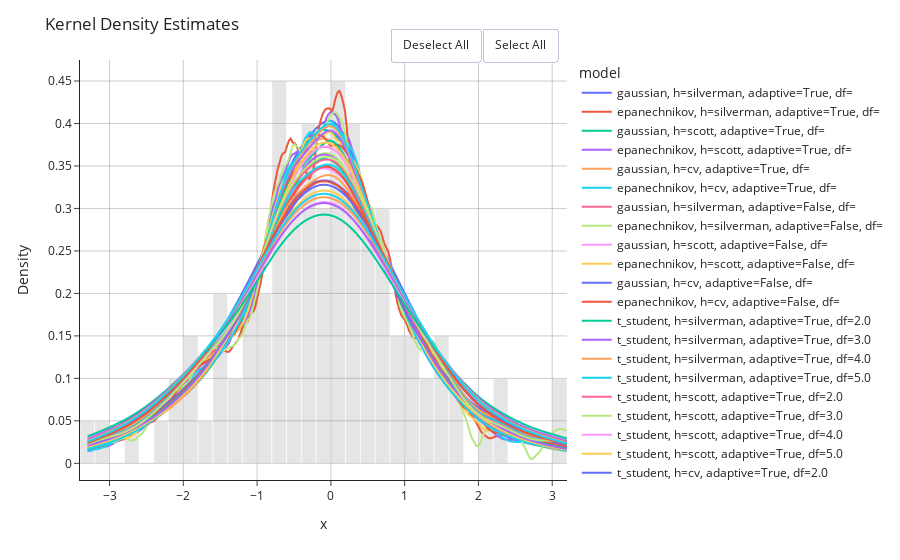

Notebook cell for this chart:
### Code cell
fig = px.line(
    df,
    x="x",
    y="density",
    color="model"
)

fig.update_layout(
    title="Kernel Density Estimates",
    xaxis_title="x",
    yaxis_title="Density",
    legend=dict(x=1.02, y=1),
    margin=dict(r=200),
    template="simple_white"
)

# Histogram
fig.add_trace(
    go.Histogram(
        x=t_samples,
        nbinsx=50,
        histnorm="probability density",
        marker=dict(color="gray"),
        opacity=0.2,
        name="Histogram"
    )
)

fig.update_xaxes(showgrid=True, gridwidth=1, gridcolor="rgba(0,0,0,0.2)")
fig.update_yaxes(showgrid=True, gridwidth=1, gridcolor="rgba(0,0,0,0.2)")

px_select_menu(fig)

fig.show()

### Figure 1 — Plotly figure (JSON) as saved in the notebook; plotly's stock layout.template omitted (floating-point values rounded to 4 significant figures; data arrays with more than 128 entries replaced by an {"elided": "..."} marker saying what was removed)
{"data": [{"hovertemplate": "model=gaussian, h=silverman, adaptive=True, df=<br>x=%{x}<br>density=%{y}<extra></extra>", "legendgroup": "gaussian, h=silverman, adaptive=True, df=", "line": {"color": "#636efa", "dash": "solid"}, "marker": {"symbol": "circle"}, "mode": "lines", "name": "gaussian, h=silverman, adaptive=True, df=", "showlegend": true, "type": "scattergl", "x": {"elided": "256 float values"}, "xaxis": "x", "y": {"elided": "256 float values"}, "yaxis": "y"}, {"hovertemplate": "model=epanechnikov, h=silverman, adaptive=True, df=<br>x=%{x}<br>density=%{y}<extra></extra>", "legendgroup": "epanechnikov, h=silverman, adaptive=True, df=", "line": {"color": "#EF553B", "dash": "solid"}, "marker": {"symbol": "circle"}, "mode": "lines", "name": "epanechnikov, h=silverman, adaptive=True, df=", "showlegend": true, "type": "scattergl", "x": {"elided": "256 float values"}, "xaxis": "x", "y": {"elided": "256 float values"}, "yaxis": "y"}, {"hovertemplate": "model=gaussian, h=scott, adaptive=True, df=<br>x=%{x}<br>density=%{y}<extra></extra>", "legendgroup": "gaussian, h=scott, adaptive=True, df=", "line": {"color": "#00cc96", "dash": "solid"}, "marker": {"symbol": "circle"}, "mode": "lines", "name": "gaussian, h=scott, adaptive=True, df=", "showlegend": true, "type": "scattergl", "x": {"elided": "256 float values"}, "xaxis": "x", "y": {"elided": "256 float values"}, "yaxis": "y"}, {"hovertemplate": "model=epanechnikov, h=scott, adaptive=True, df=<br>x=%{x}<br>density=%{y}<extra></extra>", "legendgroup": "epanechnikov, h=scott, adaptive=True, df=", "line": {"color": "#ab63fa", "dash": "solid"}, "marker": {"symbol": "circle"}, "mode": "lines", "name": "epanechnikov, h=scott, adaptive=True, df=", "showlegend": true, "type": "scattergl", "x": {"elided": "256 float values"}, "xaxis": "x", "y": {"elided": "256 float values"}, "yaxis": "y"}, {"hovertemplate": "model=gaussian, h=cv, adaptive=True, df=<br>x=%{x}<br>density=%{y}<extra></extra>", "legendgroup": "gaussian, h=cv, adaptive=True, df=", "line": {"color": "#FFA15A", "dash": "solid"}, "marker": {"symbol": "circle"}, "mode": "lines", "name": "gaussian, h=cv, adaptive=True, df=", "showlegend": true, "type": "scattergl", "x": {"elided": "256 float values"}, "xaxis": "x", "y": {"elided": "256 float values"}, "yaxis": "y"}, {"hovertemplate": "model=epanechnikov, h=cv, adaptive=True, df=<br>x=%{x}<br>density=%{y}<extra></extra>", "legendgroup": "epanechnikov, h=cv, adaptive=True, df=", "line": {"color": "#19d3f3", "dash": "solid"}, "marker": {"symbol": "circle"}, "mode": "lines", "name": "epanechnikov, h=cv, adaptive=True, df=", "showlegend": true, "type": "scattergl", "x": {"elided": "256 float values"}, "xaxis": "x", "y": {"elided": "256 float values"}, "yaxis": "y"}, {"hovertemplate": "model=gaussian, h=silverman, adaptive=False, df=<br>x=%{x}<br>density=%{y}<extra></extra>", "legendgroup": "gaussian, h=silverman, adaptive=False, df=", "line": {"color": "#FF6692", "dash": "solid"}, "marker": {"symbol": "circle"}, "mode": "lines", "name": "gaussian, h=silverman, adaptive=False, df=", "showlegend": true, "type": "scattergl", "x": {"elided": "256 float values"}, "xaxis": "x", "y": {"elided": "256 float values"}, "yaxis": "y"}, {"hovertemplate": "model=epanechnikov, h=silverman, adaptive=False, df=<br>x=%{x}<br>density=%{y}<extra></extra>", "legendgroup": "epanechnikov, h=silverman, adaptive=False, df=", "line": {"color": "#B6E880", "dash": "solid"}, "marker": {"symbol": "circle"}, "mode": "lines", "name": "epanechnikov, h=silverman, adaptive=False, df=", "showlegend": true, "type": "scattergl", "x": {"elided": "256 float values"}, "xaxis": "x", "y": {"elided": "256 float values"}, "yaxis": "y"}, {"hovertemplate": "model=gaussian, h=scott, adaptive=False, df=<br>x=%{x}<br>density=%{y}<extra></extra>", "legendgroup": "gaussian, h=scott, adaptive=False, df=", "line": {"color": "#FF97FF", "dash": "solid"}, "marker": {"symbol": "circle"}, "mode": "lines", "name": "gaussian, h=scott, adaptive=False, df=", "showlegend": true, "type": "scattergl", "x": {"elided": "256 float values"}, "xaxis": "x", "y": {"elided": "256 float values"}, "yaxis": "y"}, {"hovertemplate": "model=epanechnikov, h=scott, adaptive=False, df=<br>x=%{x}<br>density=%{y}<extra></extra>", "legendgroup": "epanechnikov, h=scott, adaptive=False, df=", "line": {"color": "#FECB52", "dash": "solid"}, "marker": {"symbol": "circle"}, "mode": "lines", "name": "epanechnikov, h=scott, adaptive=False, df=", "showlegend": true, "type": "scattergl", "x": {"elided": "256 float values"}, "xaxis": "x", "y": {"elided": "256 float values"}, "yaxis": "y"}, {"hovertemplate": "model=gaussian, h=cv, adaptive=False, df=<br>x=%{x}<br>density=%{y}<extra></extra>", "legendgroup": "gaussian, h=cv, adaptive=False, df=", "line": {"color": "#636efa", "dash": "solid"}, "marker": {"symbol": "circle"}, "mode": "lines", "name": "gaussian, h=cv, adaptive=False, df=", "showlegend": true, "type": "scattergl", "x": {"elided": "256 float values"}, "xaxis": "x", "y": {"elided": "256 float values"}, "yaxis": "y"}, {"hovertemplate": "model=epanechnikov, h=cv, adaptive=False, df=<br>x=%{x}<br>density=%{y}<extra></extra>", "legendgroup": "epanechnikov, h=cv, adaptive=False, df=", "line": {"color": "#EF553B", "dash": "solid"}, "marker": {"symbol": "circle"}, "mode": "lines", "name": "epanechnikov, h=cv, adaptive=False, df=", "showlegend": true, "type": "scattergl", "x": {"elided": "256 float values"}, "xaxis": "x", "y": {"elided": "256 float values"}, "yaxis": "y"}, {"hovertemplate": "model=t_student, h=silverman, adaptive=True, df=2.0<br>x=%{x}<br>density=%{y}<extra></extra>", "legendgroup": "t_student, h=silverman, adaptive=True, df=2.0", "line": {"color": "#00cc96", "dash": "solid"}, "marker": {"symbol": "circle"}, "mode": "lines", "name": "t_student, h=silverman, adaptive=True, df=2.0", "showlegend": true, "type": "scattergl", "x": {"elided": "256 float values"}, "xaxis": "x", "y": {"elided": "256 float values"}, "yaxis": "y"}, {"hovertemplate": "model=t_student, h=silverman, adaptive=True, df=3.0<br>x=%{x}<br>density=%{y}<extra></extra>", "legendgroup": "t_student, h=silverman, adaptive=True, df=3.0", "line": {"color": "#ab63fa", "dash": "solid"}, "marker": {"symbol": "circle"}, "mode": "lines", "name": "t_student, h=silverman, adaptive=True, df=3.0", "showlegend": true, "type": "scattergl", "x": {"elided": "256 float values"}, "xaxis": "x", "y": {"elided": "256 float values"}, "yaxis": "y"}, {"hovertemplate": "model=t_student, h=silverman, adaptive=True, df=4.0<br>x=%{x}<br>density=%{y}<extra></extra>", "legendgroup": "t_student, h=silverman, adaptive=True, df=4.0", "line": {"color": "#FFA15A", "dash": "solid"}, "marker": {"symbol": "circle"}, "mode": "lines", "name": "t_student, h=silverman, adaptive=True, df=4.0", "showlegend": true, "type": "scattergl", "x": {"elided": "256 float values"}, "xaxis": "x", "y": {"elided": "256 float values"}, "yaxis": "y"}, {"hovertemplate": "model=t_student, h=silverman, adaptive=True, df=5.0<br>x=%{x}<br>density=%{y}<extra></extra>", "legendgroup": "t_student, h=silverman, adaptive=True, df=5.0", "line": {"color": "#19d3f3", "dash": "solid"}, "marker": {"symbol": "circle"}, "mode": "lines", "name": "t_student, h=silverman, adaptive=True, df=5.0", "showlegend": true, "type": "scattergl", "x": {"elided": "256 float values"}, "xaxis": "x", "y": {"elided": "256 float values"}, "yaxis": "y"}, {"hovertemplate": "model=t_student, h=scott, adaptive=True, df=2.0<br>x=%{x}<br>density=%{y}<extra></extra>", "legendgroup": "t_student, h=scott, adaptive=True, df=2.0", "line": {"color": "#FF6692", "dash": "solid"}, "marker": {"symbol": "circle"}, "mode": "lines", "name": "t_student, h=scott, adaptive=True, df=2.0", "showlegend": true, "type": "scattergl", "x": {"elided": "256 float values"}, "xaxis": "x", "y": {"elided": "256 float values"}, "yaxis": "y"}, {"hovertemplate": "model=t_student, h=scott, adaptive=True, df=3.0<br>x=%{x}<br>density=%{y}<extra></extra>", "legendgroup": "t_student, h=scott, adaptive=True, df=3.0", "line": {"color": "#B6E880", "dash": "solid"}, "marker": {"symbol": "circle"}, "mode": "lines", "name": "t_student, h=scott, adaptive=True, df=3.0", "showlegend": true, "type": "scattergl", "x": {"elided": "256 float values"}, "xaxis": "x", "y": {"elided": "256 float values"}, "yaxis": "y"}, {"hovertemplate": "model=t_student, h=scott, adaptive=True, df=4.0<br>x=%{x}<br>density=%{y}<extra></extra>", "legendgroup": "t_student, h=scott, adaptive=True, df=4.0", "line": {"color": "#FF97FF", "dash": "solid"}, "marker": {"symbol": "circle"}, "mode": "lines", "name": "t_student, h=scott, adaptive=True, df=4.0", "showlegend": true, "type": "scattergl", "x": {"elided": "256 float values"}, "xaxis": "x", "y": {"elided": "256 float values"}, "yaxis": "y"}, {"hovertemplate": "model=t_student, h=scott, adaptive=True, df=5.0<br>x=%{x}<br>density=%{y}<extra></extra>", "legendgroup": "t_student, h=scott, adaptive=True, df=5.0", "line": {"color": "#FECB52", "dash": "solid"}, "marker": {"symbol": "circle"}, "mode": "lines", "name": "t_student, h=scott, adaptive=True, df=5.0", "showlegend": true, "type": "scattergl", "x": {"elided": "256 float values"}, "xaxis": "x", "y": {"elided": "256 float values"}, "yaxis": "y"}, {"hovertemplate": "model=t_student, h=cv, adaptive=True, df=2.0<br>x=%{x}<br>density=%{y}<extra></extra>", "legendgroup": "t_student, h=cv, adaptive=True, df=2.0", "line": {"color": "#636efa", "dash": "solid"}, "marker": {"symbol": "circle"}, "mode": "lines", "name": "t_student, h=cv, adaptive=True, df=2.0", "showlegend": true, "type": "scattergl", "x": {"elided": "256 float values"}, "xaxis": "x", "y": {"elided": "256 float values"}, "yaxis": "y"}, {"hovertemplate": "model=t_student, h=cv, adaptive=True, df=3.0<br>x=%{x}<br>density=%{y}<extra></extra>", "legendgroup": "t_student, h=cv, adaptive=True, df=3.0", "line": {"color": "#EF553B", "dash": "solid"}, "marker": {"symbol": "circle"}, "mode": "lines", "name": "t_student, h=cv, adaptive=True, df=3.0", "showlegend": true, "type": "scattergl", "x": {"elided": "256 float values"}, "xaxis": "x", "y": {"elided": "256 float values"}, "yaxis": "y"}, {"hovertemplate": "model=t_student, h=cv, adaptive=True, df=4.0<br>x=%{x}<br>density=%{y}<extra></extra>", "legendgroup": "t_student, h=cv, adaptive=True, df=4.0", "line": {"color": "#00cc96", "dash": "solid"}, "marker": {"symbol": "circle"}, "mode": "lines", "name": "t_student, h=cv, adaptive=True, df=4.0", "showlegend": true, "type": "scattergl", "x": {"elided": "256 float values"}, "xaxis": "x", "y": {"elided": "256 float values"}, "yaxis": "y"}, {"hovertemplate": "model=t_student, h=cv, adaptive=True, df=5.0<br>x=%{x}<br>density=%{y}<extra></extra>", "legendgroup": "t_student, h=cv, adaptive=True, df=5.0", "line": {"color": "#ab63fa", "dash": "solid"}, "marker": {"symbol": "circle"}, "mode": "lines", "name": "t_student, h=cv, adaptive=True, df=5.0", "showlegend": true, "type": "scattergl", "x": {"elided": "256 float values"}, "xaxis": "x", "y": {"elided": "256 float values"}, "yaxis": "y"}, {"hovertemplate": "model=t_student, h=silverman, adaptive=False, df=2.0<br>x=%{x}<br>density=%{y}<extra></extra>", "legendgroup": "t_student, h=silverman, adaptive=False, df=2.0", "line": {"color": "#FFA15A", "dash": "solid"}, "marker": {"symbol": "circle"}, "mode": "lines", "name": "t_student, h=silverman, adaptive=False, df=2.0", "showlegend": true, "type": "scattergl", "x": {"elided": "256 float values"}, "xaxis": "x", "y": {"elided": "256 float values"}, "yaxis": "y"}, {"hovertemplate": "model=t_student, h=silverman, adaptive=False, df=3.0<br>x=%{x}<br>density=%{y}<extra></extra>", "legendgroup": "t_student, h=silverman, adaptive=False, df=3.0", "line": {"color": "#19d3f3", "dash": "solid"}, "marker": {"symbol": "circle"}, "mode": "lines", "name": "t_student, h=silverman, adaptive=False, df=3.0", "showlegend": true, "type": "scattergl", "x": {"elided": "256 float values"}, "xaxis": "x", "y": {"elided": "256 float values"}, "yaxis": "y"}, {"hovertemplate": "model=t_student, h=silverman, adaptive=False, df=4.0<br>x=%{x}<br>density=%{y}<extra></extra>", "legendgroup": "t_student, h=silverman, adaptive=False, df=4.0", "line": {"color": "#FF6692", "dash": "solid"}, "marker": {"symbol": "circle"}, "mode": "lines", "name": "t_student, h=silverman, adaptive=False, df=4.0", "showlegend": true, "type": "scattergl", "x": {"elided": "256 float values"}, "xaxis": "x", "y": {"elided": "256 float values"}, "yaxis": "y"}, {"hovertemplate": "model=t_student, h=silverman, adaptive=False, df=5.0<br>x=%{x}<br>density=%{y}<extra></extra>", "legendgroup": "t_student, h=silverman, adaptive=False, df=5.0", "line": {"color": "#B6E880", "dash": "solid"}, "marker": {"symbol": "circle"}, "mode": "lines", "name": "t_student, h=silverman, adaptive=False, df=5.0", "showlegend": true, "type": "scattergl", "x": {"elided": "256 float values"}, "xaxis": "x", "y": {"elided": "256 float values"}, "yaxis": "y"}, {"hovertemplate": "model=t_student, h=scott, adaptive=False, df=2.0<br>x=%{x}<br>density=%{y}<extra></extra>", "legendgroup": "t_student, h=scott, adaptive=False, df=2.0", "line": {"color": "#FF97FF", "dash": "solid"}, "marker": {"symbol": "circle"}, "mode": "lines", "name": "t_student, h=scott, adaptive=False, df=2.0", "showlegend": true, "type": "scattergl", "x": {"elided": "256 float values"}, "xaxis": "x", "y": {"elided": "256 float values"}, "yaxis": "y"}, {"hovertemplate": "model=t_student, h=scott, adaptive=False, df=3.0<br>x=%{x}<br>density=%{y}<extra></extra>", "legendgroup": "t_student, h=scott, adaptive=False, df=3.0", "line": {"color": "#FECB52", "dash": "solid"}, "marker": {"symbol": "circle"}, "mode": "lines", "name": "t_student, h=scott, adaptive=False, df=3.0", "showlegend": true, "type": "scattergl", "x": {"elided": "256 float values"}, "xaxis": "x", "y": {"elided": "256 float values"}, "yaxis": "y"}, {"hovertemplate": "model=t_student, h=scott, adaptive=False, df=4.0<br>x=%{x}<br>density=%{y}<extra></extra>", "legendgroup": "t_student, h=scott, adaptive=False, df=4.0", "line": {"color": "#636efa", "dash": "solid"}, "marker": {"symbol": "circle"}, "mode": "lines", "name": "t_student, h=scott, adaptive=False, df=4.0", "showlegend": true, "type": "scattergl", "x": {"elided": "256 float values"}, "xaxis": "x", "y": {"elided": "256 float values"}, "yaxis": "y"}, {"hovertemplate": "model=t_student, h=scott, adaptive=False, df=5.0<br>x=%{x}<br>density=%{y}<extra></extra>", "legendgroup": "t_student, h=scott, adaptive=False, df=5.0", "line": {"color": "#EF553B", "dash": "solid"}, "marker": {"symbol": "circle"}, "mode": "lines", "name": "t_student, h=scott, adaptive=False, df=5.0", "showlegend": true, "type": "scattergl", "x": {"elided": "256 float values"}, "xaxis": "x", "y": {"elided": "256 float values"}, "yaxis": "y"}, {"hovertemplate": "model=t_student, h=cv, adaptive=False, df=2.0<br>x=%{x}<br>density=%{y}<extra></extra>", "legendgroup": "t_student, h=cv, adaptive=False, df=2.0", "line": {"color": "#00cc96", "dash": "solid"}, "marker": {"symbol": "circle"}, "mode": "lines", "name": "t_student, h=cv, adaptive=False, df=2.0", "showlegend": true, "type": "scattergl", "x": {"elided": "256 float values"}, "xaxis": "x", "y": {"elided": "256 float values"}, "yaxis": "y"}, {"hovertemplate": "model=t_student, h=cv, adaptive=False, df=3.0<br>x=%{x}<br>density=%{y}<extra></extra>", "legendgroup": "t_student, h=cv, adaptive=False, df=3.0", "line": {"color": "#ab63fa", "dash": "solid"}, "marker": {"symbol": "circle"}, "mode": "lines", "name": "t_student, h=cv, adaptive=False, df=3.0", "showlegend": true, "type": "scattergl", "x": {"elided": "256 float values"}, "xaxis": "x", "y": {"elided": "256 float values"}, "yaxis": "y"}, {"hovertemplate": "model=t_student, h=cv, adaptive=False, df=4.0<br>x=%{x}<br>density=%{y}<extra></extra>", "legendgroup": "t_student, h=cv, adaptive=False, df=4.0", "line": {"color": "#FFA15A", "dash": "solid"}, "marker": {"symbol": "circle"}, "mode": "lines", "name": "t_student, h=cv, adaptive=False, df=4.0", "showlegend": true, "type": "scattergl", "x": {"elided": "256 float values"}, "xaxis": "x", "y": {"elided": "256 float values"}, "yaxis": "y"}, {"hovertemplate": "model=t_student, h=cv, adaptive=False, df=5.0<br>x=%{x}<br>density=%{y}<extra></extra>", "legendgroup": "t_student, h=cv, adaptive=False, df=5.0", "line": {"color": "#19d3f3", "dash": "solid"}, "marker": {"symbol": "circle"}, "mode": "lines", "name": "t_student, h=cv, adaptive=False, df=5.0", "showlegend": true, "type": "scattergl", "x": {"elided": "256 float values"}, "xaxis": "x", "y": {"elided": "256 float values"}, "yaxis": "y"}, {"histnorm": "probability density", "marker": {"color": "gray"}, "name": "Histogram", "nbinsx": 50, "opacity": 0.2, "type": "histogram", "x": [-0.4614, -0.1167, 1.629, -2.358, 0.2996, 1.122, -1.579, 1.536, -0.2066, -1.906, -3.006, -0.3508, -1.102, 0.03947, 0.2991, -0.2549, 0.564, 1.22, -0.6091, -1.288, 0.3691, 0.3077, -1.05, -1.334, 2.381, 0.02752, 3.19, -0.7438, -0.1895, 0.1133, 0.9688, 0.74, -1.435, -0.9228, 2.347, 3.044, -0.2305, -0.6528, -0.03855, -0.6692, 0.04307, -2.198, -0.9279, -0.736, -0.4875, 0.03047, 0.6344, -1.164, 0.2914, 0.6561, -1.554, 0.1378, 0.5868, -0.02322, 0.8684, -0.2456, 1.425, -0.6158, -0.6177, -1.575, 0.2453, -0.5175, 0.003861, 1.127, 1.612, 0.4098, 0.215, -0.9638, -0.3431, 0.6166, 0.2579, -0.6962, 0.8678, 0.5783, 0.7827, -0.5584, -0.7378, 0.79, -2.615, 0.1557, -1.88, -1.021, 2.087, 0.03195, -0.3023, 0.4506, -3.288, -0.8263, 1.128, -1.688, 0.5868, 1.281, -0.5877, -0.4224, -1.813, 1.553, -0.1086, -2.15, -0.3693, -0.02796]}], "layout": {"legend": {"title": {"text": "model"}, "tracegroupgap": 0, "x": 1.02, "y": 1}, "margin": {"r": 200, "t": 60}, "title": {"text": "Kernel Density Estimates"}, "updatemenus": [{"buttons": [{"args": ["visible", "legendonly"], "label": "Deselect All", "method": "restyle"}, {"args": ["visible", true], "label": "Select All", "method": "restyle"}], "direction": "left", "pad": {"r": 10, "t": 10}, "showactive": false, "type": "buttons", "x": 1, "xanchor": "right", "y": 1.1, "yanchor": "top"}], "xaxis": {"anchor": "y", "domain": [0, 1], "gridcolor": "rgba(0,0,0,0.2)", "gridwidth": 1, "showgrid": true, "title": {"text": "x"}}, "yaxis": {"anchor": "x", "domain": [0, 1], "gridcolor": "rgba(0,0,0,0.2)", "gridwidth": 1, "showgrid": true, "title": {"text": "Density"}}}}
